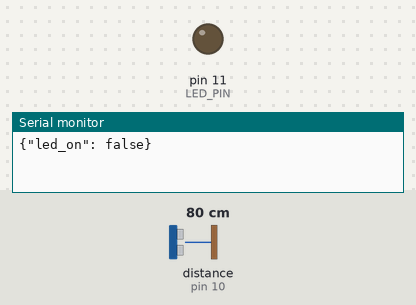
Bench run of a program on a simulated Arduino Uno, built with avr-gcc and run on an emulated ATmega328P. Shown: output pins drawn as LEDs (lit = HIGH), the last lines printed to the serial monitor. Wiring (inferred from the names in the program): ultrasonic range finder: trigger pin 9; echo pin 10. The test bench sets the inputs (shaded band); at power-on: distance to the obstacle (sensor on pin 10) 80 cm. The echo pulse lasts 58.3 µs per cm; pins used as bus, display or sensor lines are not drawn.

Above: at 1.2 s.
1.3 s: distance to the obstacle (sensor on pin 10) set to 22 cm
2.9 s: distance to the obstacle (sensor on pin 10) set to 18 cm
At 3.6 s:
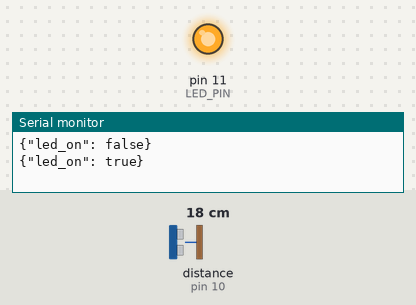
4.7 s: distance to the obstacle (sensor on pin 10) set to 35 cm
At 5.7 s:
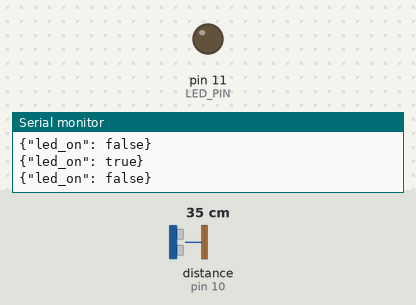
6.2 s: distance to the obstacle (sensor on pin 10) set to 2 cm
At 7.3 s:
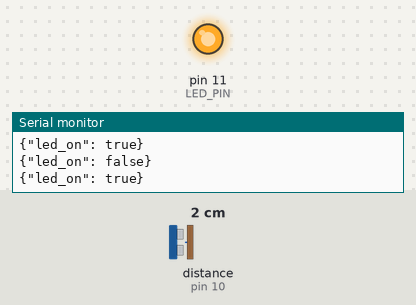
Timing chart, 0 to 8.9 s (numbered marks = the images above; inputs shaded):
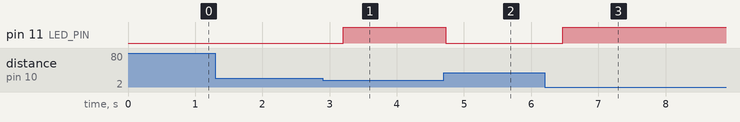

The program:

main.cpp
```cpp
#include <Arduino.h>

#define LED_PIN 11
constexpr int trigPin = 9;
constexpr int echoPin = 10;

// Noise reduction
constexpr int FILTER_SIZE = 5;
double readings[FILTER_SIZE];
int readingIndex = 0;
bool bufferFull = false;

bool prevLedOn = false;
bool firstRead = true;

double readDistance() {
    digitalWrite(trigPin, LOW);
    delayMicroseconds(2);
    digitalWrite(trigPin, HIGH);
    delayMicroseconds(10);
    digitalWrite(trigPin, LOW);

    unsigned long duration = pulseIn(echoPin, HIGH, 30000);
    return (duration * 0.0343) / 2.0;
}

double getFilteredDistance() {
    double raw = readDistance();

    // Add to buffer
    readings[readingIndex] = raw;
    readingIndex = (readingIndex + 1) % FILTER_SIZE;
    if (readingIndex == 0) bufferFull = true;

    // Calculate average
    int count = bufferFull ? FILTER_SIZE : readingIndex;
    if (count == 0) return raw;

    double sum = 0.0;
    for (int i = 0; i < count; i++) {
        sum += readings[i];
    }
    return sum / count;
}

void setup() {
    pinMode(trigPin, OUTPUT);
    pinMode(echoPin, INPUT);
    pinMode(LED_PIN, OUTPUT);
    digitalWrite(LED_PIN, LOW);

    Serial.begin(9600);

    for (int i = 0; i < FILTER_SIZE; i++) {
        readings[i] = 0.0;
    }
}

void loop() {
    double distance = getFilteredDistance();

    bool ledOn = (distance < 20.0);

    digitalWrite(LED_PIN, ledOn ? HIGH : LOW);

    if (ledOn != prevLedOn || firstRead) {
        Serial.print("{\"led_on\": ");
        Serial.print(ledOn ? "true" : "false");
        Serial.println("}");

        prevLedOn = ledOn;
        firstRead = false;
    }

    delay(100);
}
```

Measured:
- the behaviour switches between 21 and 20 cm on distance to the obstacle (sensor on pin 10) (found by bisection; images 0 and 1)
- after the input at 1.3 s, every drawn part: stays the same
- after the input at 2.9 s, pin 11 (LED_PIN): LOW → HIGH after 0.30 s
- after the input at 4.7 s, pin 11 (LED_PIN): HIGH → LOW at once
- after the input at 6.2 s, pin 11 (LED_PIN): LOW → HIGH after 0.27 s
